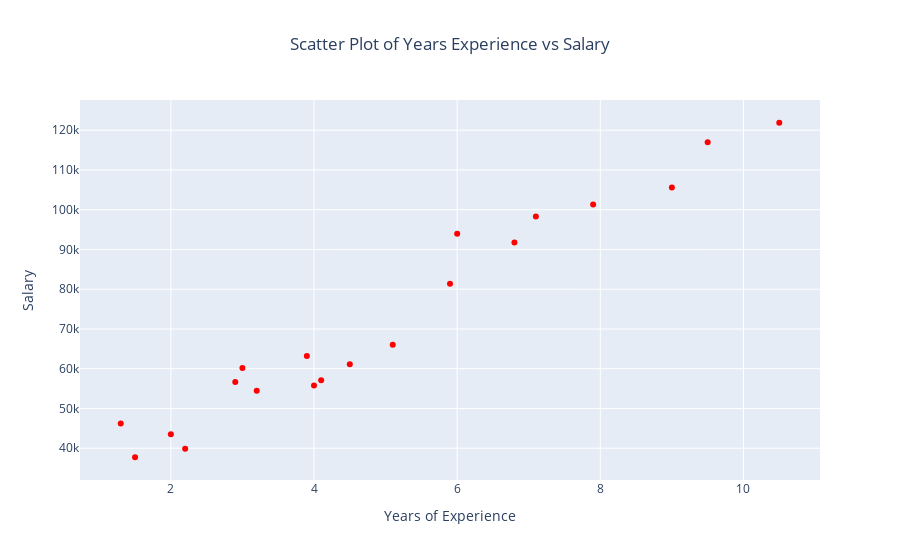

Write notebook code for a chart like this one.
### Code cell
#initial visual exploration of available training dataset
fig = go.Figure()
fig.add_trace(go.Scatter(x=x_train.iloc[:,0].values,y=y_train, mode='markers', line = dict(color='red')))
fig.update_layout(title='Scatter Plot of Years Experience vs Salary'
                 ,title_x = .5 
                 )
fig.update_xaxes(title='Years of Experience')
fig.update_yaxes(title='Salary')
fig.show()

### Figure 1 — Plotly figure (JSON) as saved in the notebook; plotly's stock layout.template omitted (floating-point values rounded to 4 significant figures)
{"data": [{"line": {"color": "red"}, "mode": "markers", "type": "scatter", "x": [2.2, 5.1, 2.9, 4.1, 4.0, 7.9, 1.3, 1.5, 9.0, 2.0, 7.1, 9.5, 5.9, 10.5, 6.8, 3.2, 3.9, 4.5, 6.0, 3.0], "y": [39891, 66029, 56642, 57081, 55794, 101302, 46205, 37731, 105582, 43525, 98273, 116969, 81363, 121872, 91738, 54445, 63218, 61111, 93940, 60150]}], "layout": {"title": {"text": "Scatter Plot of Years Experience vs Salary", "x": 0.5}, "xaxis": {"title": {"text": "Years of Experience"}}, "yaxis": {"title": {"text": "Salary"}}}}
